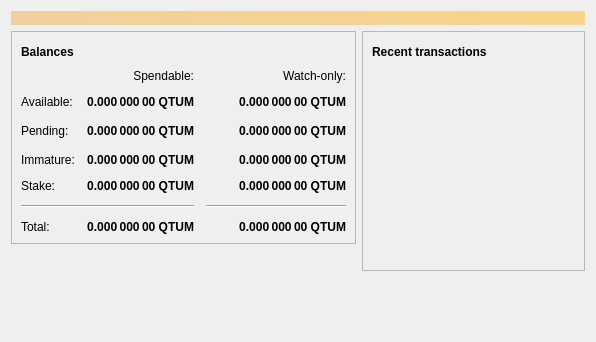
<?xml version="1.0" encoding="UTF-8"?>
<ui version="4.0">
 <class>OverviewPage</class>
 <widget class="QWidget" name="OverviewPage">
  <property name="geometry">
   <rect>
    <x>0</x>
    <y>0</y>
    <width>596</width>
    <height>342</height>
   </rect>
  </property>
  <property name="windowTitle">
   <string>Form</string>
  </property>
  <layout class="QVBoxLayout" name="topLayout">
   <item>
    <widget class="QLabel" name="labelAlerts">
     <property name="visible">
      <bool>false</bool>
     </property>
     <property name="styleSheet">
      <string notr="true">background-color: qlineargradient(x1: 0, y1: 0, x2: 1, y2: 0, stop:0 #F0D0A0, stop:1 #F8D488); color:#000000;</string>
     </property>
     <property name="wordWrap">
      <bool>true</bool>
     </property>
     <property name="margin">
      <number>3</number>
     </property>
    </widget>
   </item>
   <item>
    <layout class="QHBoxLayout" name="horizontalLayout" stretch="1,1">
     <item>
      <layout class="QVBoxLayout" name="verticalLayout_2">
       <item>
        <widget class="QFrame" name="frame">
         <property name="frameShape">
          <enum>QFrame::StyledPanel</enum>
         </property>
         <property name="frameShadow">
          <enum>QFrame::Raised</enum>
         </property>
         <layout class="QVBoxLayout" name="verticalLayout_4">
          <item>
           <layout class="QHBoxLayout" name="horizontalLayout_4">
            <item>
             <widget class="QLabel" name="label_5">
              <property name="font">
               <font>
                <weight>75</weight>
                <bold>true</bold>
               </font>
              </property>
              <property name="text">
               <string>Balances</string>
              </property>
             </widget>
            </item>
            <item>
             <widget class="QPushButton" name="labelWalletStatus">
              <property name="enabled">
               <bool>false</bool>
              </property>
              <property name="maximumSize">
               <size>
                <width>30</width>
                <height>16777215</height>
               </size>
              </property>
              <property name="toolTip">
               <string>The displayed information may be out of date. Your wallet automatically synchronizes with the Quantum network after a connection is established, but this process has not completed yet.</string>
              </property>
              <property name="text">
               <string/>
              </property>
              <property name="icon">
               <iconset resource="../quantum.qrc">
                <normaloff>:/icons/warning</normaloff>
                <disabledoff>:/icons/warning</disabledoff>:/icons/warning</iconset>
              </property>
              <property name="iconSize">
               <size>
                <width>24</width>
                <height>24</height>
               </size>
              </property>
              <property name="flat">
               <bool>true</bool>
              </property>
             </widget>
            </item>
            <item>
             <spacer name="horizontalSpacer_3">
              <property name="orientation">
               <enum>Qt::Horizontal</enum>
              </property>
              <property name="sizeHint" stdset="0">
               <size>
                <width>40</width>
                <height>20</height>
               </size>
              </property>
             </spacer>
            </item>
           </layout>
          </item>
          <item>
           <layout class="QGridLayout" name="gridLayout">
            <property name="spacing">
             <number>12</number>
            </property>
            <item row="2" column="2">
             <widget class="QLabel" name="labelWatchPending">
              <property name="font">
               <font>
                <weight>75</weight>
                <bold>true</bold>
               </font>
              </property>
              <property name="cursor">
               <cursorShape>IBeamCursor</cursorShape>
              </property>
              <property name="toolTip">
               <string>Unconfirmed transactions to watch-only addresses</string>
              </property>
              <property name="text">
               <string notr="true">0.000 000 00 QTUM</string>
              </property>
              <property name="alignment">
               <set>Qt::AlignRight|Qt::AlignTrailing|Qt::AlignVCenter</set>
              </property>
              <property name="textInteractionFlags">
               <set>Qt::LinksAccessibleByMouse|Qt::TextSelectableByKeyboard|Qt::TextSelectableByMouse</set>
              </property>
             </widget>
            </item>
            <item row="2" column="1">
             <widget class="QLabel" name="labelUnconfirmed">
              <property name="font">
               <font>
                <weight>75</weight>
                <bold>true</bold>
               </font>
              </property>
              <property name="cursor">
               <cursorShape>IBeamCursor</cursorShape>
              </property>
              <property name="toolTip">
               <string>Total of transactions that have yet to be confirmed, and do not yet count toward the spendable balance</string>
              </property>
              <property name="text">
               <string notr="true">0.000 000 00 QTUM</string>
              </property>
              <property name="alignment">
               <set>Qt::AlignRight|Qt::AlignTrailing|Qt::AlignVCenter</set>
              </property>
              <property name="textInteractionFlags">
               <set>Qt::LinksAccessibleByMouse|Qt::TextSelectableByKeyboard|Qt::TextSelectableByMouse</set>
              </property>
             </widget>
            </item>
            <item row="3" column="2">
             <widget class="QLabel" name="labelWatchImmature">
              <property name="font">
               <font>
                <weight>75</weight>
                <bold>true</bold>
               </font>
              </property>
              <property name="cursor">
               <cursorShape>IBeamCursor</cursorShape>
              </property>
              <property name="toolTip">
               <string>Mined balance in watch-only addresses that has not yet matured</string>
              </property>
              <property name="text">
               <string notr="true">0.000 000 00 QTUM</string>
              </property>
              <property name="alignment">
               <set>Qt::AlignRight|Qt::AlignTrailing|Qt::AlignVCenter</set>
              </property>
              <property name="textInteractionFlags">
               <set>Qt::LinksAccessibleByMouse|Qt::TextSelectableByKeyboard|Qt::TextSelectableByMouse</set>
              </property>
             </widget>
            </item>
            <item row="5" column="0" colspan="2">
             <widget class="Line" name="line">
              <property name="orientation">
               <enum>Qt::Horizontal</enum>
              </property>
             </widget>
            </item>
            <item row="5" column="2">
             <widget class="Line" name="lineWatchBalance">
              <property name="sizePolicy">
               <sizepolicy hsizetype="Preferred" vsizetype="Fixed">
                <horstretch>0</horstretch>
                <verstretch>0</verstretch>
               </sizepolicy>
              </property>
              <property name="minimumSize">
               <size>
                <width>140</width>
                <height>0</height>
               </size>
              </property>
              <property name="orientation">
               <enum>Qt::Horizontal</enum>
              </property>
             </widget>
            </item>
            <item row="6" column="0">
             <widget class="QLabel" name="labelTotalText">
              <property name="text">
               <string>Total:</string>
              </property>
             </widget>
            </item>
            <item row="3" column="1">
             <widget class="QLabel" name="labelImmature">
              <property name="font">
               <font>
                <weight>75</weight>
                <bold>true</bold>
               </font>
              </property>
              <property name="cursor">
               <cursorShape>IBeamCursor</cursorShape>
              </property>
              <property name="toolTip">
               <string>Mined balance that has not yet matured</string>
              </property>
              <property name="text">
               <string notr="true">0.000 000 00 QTUM</string>
              </property>
              <property name="alignment">
               <set>Qt::AlignRight|Qt::AlignTrailing|Qt::AlignVCenter</set>
              </property>
              <property name="textInteractionFlags">
               <set>Qt::LinksAccessibleByMouse|Qt::TextSelectableByKeyboard|Qt::TextSelectableByMouse</set>
              </property>
             </widget>
            </item>
            <item row="2" column="3">
             <spacer name="horizontalSpacer_2">
              <property name="orientation">
               <enum>Qt::Horizontal</enum>
              </property>
              <property name="sizeHint" stdset="0">
               <size>
                <width>40</width>
                <height>20</height>
               </size>
              </property>
             </spacer>
            </item>
            <item row="3" column="0">
             <widget class="QLabel" name="labelImmatureText">
              <property name="text">
               <string>Immature:</string>
              </property>
             </widget>
            </item>
            <item row="6" column="1">
             <widget class="QLabel" name="labelTotal">
              <property name="font">
               <font>
                <weight>75</weight>
                <bold>true</bold>
               </font>
              </property>
              <property name="cursor">
               <cursorShape>IBeamCursor</cursorShape>
              </property>
              <property name="toolTip">
               <string>Your current total balance</string>
              </property>
              <property name="text">
               <string notr="true">0.000 000 00 QTUM</string>
              </property>
              <property name="alignment">
               <set>Qt::AlignRight|Qt::AlignTrailing|Qt::AlignVCenter</set>
              </property>
              <property name="textInteractionFlags">
               <set>Qt::LinksAccessibleByMouse|Qt::TextSelectableByKeyboard|Qt::TextSelectableByMouse</set>
              </property>
             </widget>
            </item>
            <item row="6" column="2">
             <widget class="QLabel" name="labelWatchTotal">
              <property name="font">
               <font>
                <weight>75</weight>
                <bold>true</bold>
               </font>
              </property>
              <property name="cursor">
               <cursorShape>IBeamCursor</cursorShape>
              </property>
              <property name="toolTip">
               <string>Current total balance in watch-only addresses</string>
              </property>
              <property name="text">
               <string notr="true">0.000 000 00 QTUM</string>
              </property>
              <property name="alignment">
               <set>Qt::AlignRight|Qt::AlignTrailing|Qt::AlignVCenter</set>
              </property>
              <property name="textInteractionFlags">
               <set>Qt::LinksAccessibleByMouse|Qt::TextSelectableByKeyboard|Qt::TextSelectableByMouse</set>
              </property>
             </widget>
            </item>
            <item row="0" column="2">
             <widget class="QLabel" name="labelWatchonly">
              <property name="text">
               <string>Watch-only:</string>
              </property>
              <property name="alignment">
               <set>Qt::AlignRight|Qt::AlignTrailing|Qt::AlignVCenter</set>
              </property>
             </widget>
            </item>
            <item row="1" column="0">
             <widget class="QLabel" name="labelBalanceText">
              <property name="text">
               <string>Available:</string>
              </property>
             </widget>
            </item>
            <item row="1" column="1">
             <widget class="QLabel" name="labelBalance">
              <property name="font">
               <font>
                <weight>75</weight>
                <bold>true</bold>
               </font>
              </property>
              <property name="cursor">
               <cursorShape>IBeamCursor</cursorShape>
              </property>
              <property name="toolTip">
               <string>Your current spendable balance</string>
              </property>
              <property name="text">
               <string notr="true">0.000 000 00 QTUM</string>
              </property>
              <property name="alignment">
               <set>Qt::AlignRight|Qt::AlignTrailing|Qt::AlignVCenter</set>
              </property>
              <property name="textInteractionFlags">
               <set>Qt::LinksAccessibleByMouse|Qt::TextSelectableByKeyboard|Qt::TextSelectableByMouse</set>
              </property>
             </widget>
            </item>
            <item row="1" column="2">
             <widget class="QLabel" name="labelWatchAvailable">
              <property name="font">
               <font>
                <weight>75</weight>
                <bold>true</bold>
               </font>
              </property>
              <property name="cursor">
               <cursorShape>IBeamCursor</cursorShape>
              </property>
              <property name="toolTip">
               <string>Your current balance in watch-only addresses</string>
              </property>
              <property name="text">
               <string notr="true">0.000 000 00 QTUM</string>
              </property>
              <property name="alignment">
               <set>Qt::AlignRight|Qt::AlignTrailing|Qt::AlignVCenter</set>
              </property>
              <property name="textInteractionFlags">
               <set>Qt::LinksAccessibleByMouse|Qt::TextSelectableByKeyboard|Qt::TextSelectableByMouse</set>
              </property>
             </widget>
            </item>
            <item row="2" column="0">
             <widget class="QLabel" name="labelPendingText">
              <property name="text">
               <string>Pending:</string>
              </property>
             </widget>
            </item>
            <item row="0" column="1">
             <widget class="QLabel" name="labelSpendable">
              <property name="text">
               <string>Spendable:</string>
              </property>
              <property name="alignment">
               <set>Qt::AlignRight|Qt::AlignTrailing|Qt::AlignVCenter</set>
              </property>
             </widget>
            </item>
            <item row="4" column="0">
             <widget class="QLabel" name="labelStakeText">
              <property name="text">
               <string>Stake:</string>
              </property>
             </widget>
            </item>
            <item row="4" column="1">
             <widget class="QLabel" name="labelStake">
              <property name="font">
               <font>
                <weight>75</weight>
                <bold>true</bold>
               </font>
              </property>
              <property name="cursor">
               <cursorShape>IBeamCursor</cursorShape>
              </property>
              <property name="toolTip">
               <string>Staked balance that has not yet matured</string>
              </property>
              <property name="text">
               <string>0.000 000 00 QTUM</string>
              </property>
              <property name="alignment">
               <set>Qt::AlignRight|Qt::AlignTrailing|Qt::AlignVCenter</set>
              </property>
              <property name="textInteractionFlags">
               <set>Qt::LinksAccessibleByMouse|Qt::TextSelectableByKeyboard|Qt::TextSelectableByMouse</set>
              </property>
             </widget>
            </item>
            <item row="4" column="2">
             <widget class="QLabel" name="labelWatchStake">
              <property name="font">
               <font>
                <weight>75</weight>
                <bold>true</bold>
               </font>
              </property>
              <property name="cursor">
               <cursorShape>IBeamCursor</cursorShape>
              </property>
              <property name="toolTip">
               <string>Staked balance in watch-only addresses that has not yet matured</string>
              </property>
              <property name="text">
               <string>0.000 000 00 QTUM</string>
              </property>
              <property name="alignment">
               <set>Qt::AlignRight|Qt::AlignTrailing|Qt::AlignVCenter</set>
              </property>
              <property name="textInteractionFlags">
               <set>Qt::LinksAccessibleByMouse|Qt::TextSelectableByKeyboard|Qt::TextSelectableByMouse</set>
              </property>
             </widget>
            </item>
           </layout>
          </item>
         </layout>
        </widget>
       </item>
       <item>
        <spacer name="verticalSpacer">
         <property name="orientation">
          <enum>Qt::Vertical</enum>
         </property>
         <property name="sizeHint" stdset="0">
          <size>
           <width>20</width>
           <height>40</height>
          </size>
         </property>
        </spacer>
       </item>
      </layout>
     </item>
     <item>
      <layout class="QVBoxLayout" name="verticalLayout_3">
       <item>
        <widget class="QFrame" name="frame_2">
         <property name="frameShape">
          <enum>QFrame::StyledPanel</enum>
         </property>
         <property name="frameShadow">
          <enum>QFrame::Raised</enum>
         </property>
         <layout class="QVBoxLayout" name="verticalLayout">
          <item>
           <layout class="QHBoxLayout" name="horizontalLayout_2">
            <item>
             <widget class="QLabel" name="label_4">
              <property name="font">
               <font>
                <weight>75</weight>
                <bold>true</bold>
               </font>
              </property>
              <property name="text">
               <string>Recent transactions</string>
              </property>
             </widget>
            </item>
            <item>
             <widget class="QPushButton" name="labelTransactionsStatus">
              <property name="enabled">
               <bool>false</bool>
              </property>
              <property name="maximumSize">
               <size>
                <width>30</width>
                <height>16777215</height>
               </size>
              </property>
              <property name="toolTip">
               <string>The displayed information may be out of date. Your wallet automatically synchronizes with the Quantum network after a connection is established, but this process has not completed yet.</string>
              </property>
              <property name="text">
               <string/>
              </property>
              <property name="icon">
               <iconset resource="../quantum.qrc">
                <normaloff>:/icons/warning</normaloff>
                <disabledoff>:/icons/warning</disabledoff>:/icons/warning</iconset>
              </property>
              <property name="iconSize">
               <size>
                <width>24</width>
                <height>24</height>
               </size>
              </property>
              <property name="flat">
               <bool>true</bool>
              </property>
             </widget>
            </item>
            <item>
             <spacer name="horizontalSpacer">
              <property name="orientation">
               <enum>Qt::Horizontal</enum>
              </property>
              <property name="sizeHint" stdset="0">
               <size>
                <width>40</width>
                <height>20</height>
               </size>
              </property>
             </spacer>
            </item>
           </layout>
          </item>
          <item>
           <widget class="QListView" name="listTransactions">
            <property name="styleSheet">
             <string notr="true">QListView { background: transparent; }</string>
            </property>
            <property name="frameShape">
             <enum>QFrame::NoFrame</enum>
            </property>
            <property name="verticalScrollBarPolicy">
             <enum>Qt::ScrollBarAlwaysOff</enum>
            </property>
            <property name="horizontalScrollBarPolicy">
             <enum>Qt::ScrollBarAlwaysOff</enum>
            </property>
            <property name="selectionMode">
             <enum>QAbstractItemView::NoSelection</enum>
            </property>
           </widget>
          </item>
         </layout>
        </widget>
       </item>
       <item>
        <spacer name="verticalSpacer_2">
         <property name="orientation">
          <enum>Qt::Vertical</enum>
         </property>
         <property name="sizeHint" stdset="0">
          <size>
           <width>20</width>
           <height>40</height>
          </size>
         </property>
        </spacer>
       </item>
      </layout>
     </item>
    </layout>
   </item>
  </layout>
 </widget>
 <resources/>
 <connections/>
</ui>
